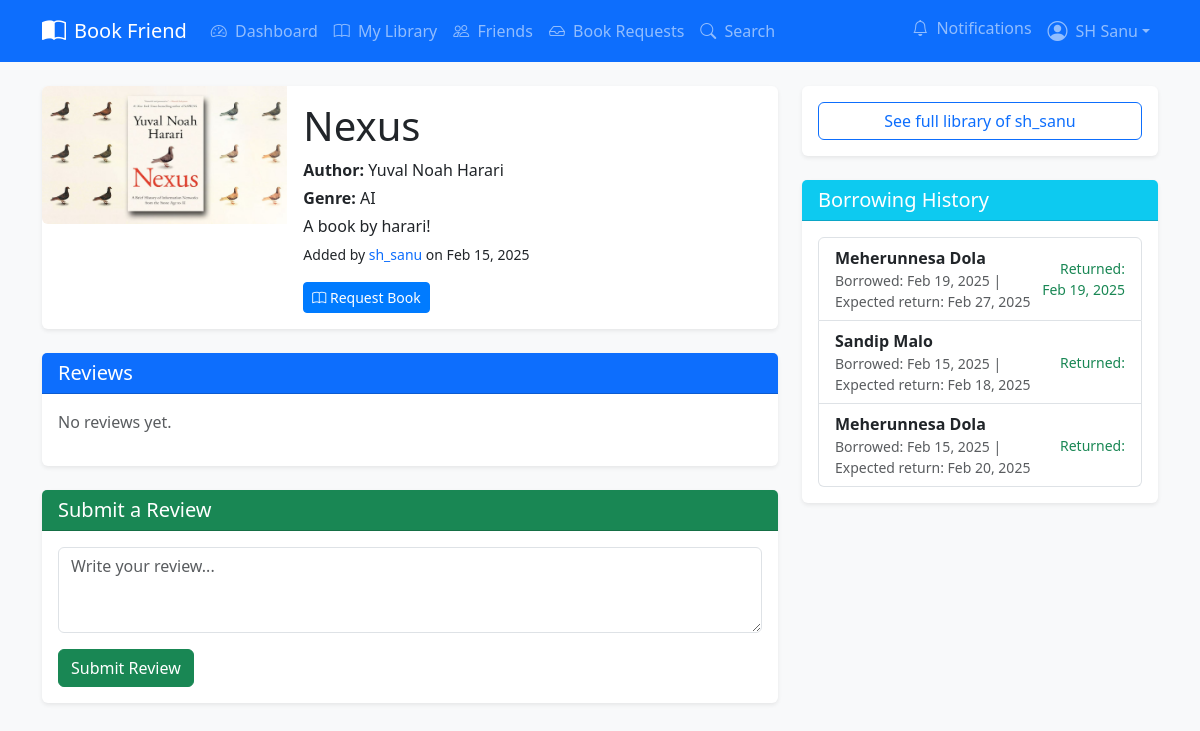
/books/1/ (signed in), run on an earlier commit of the app's database.
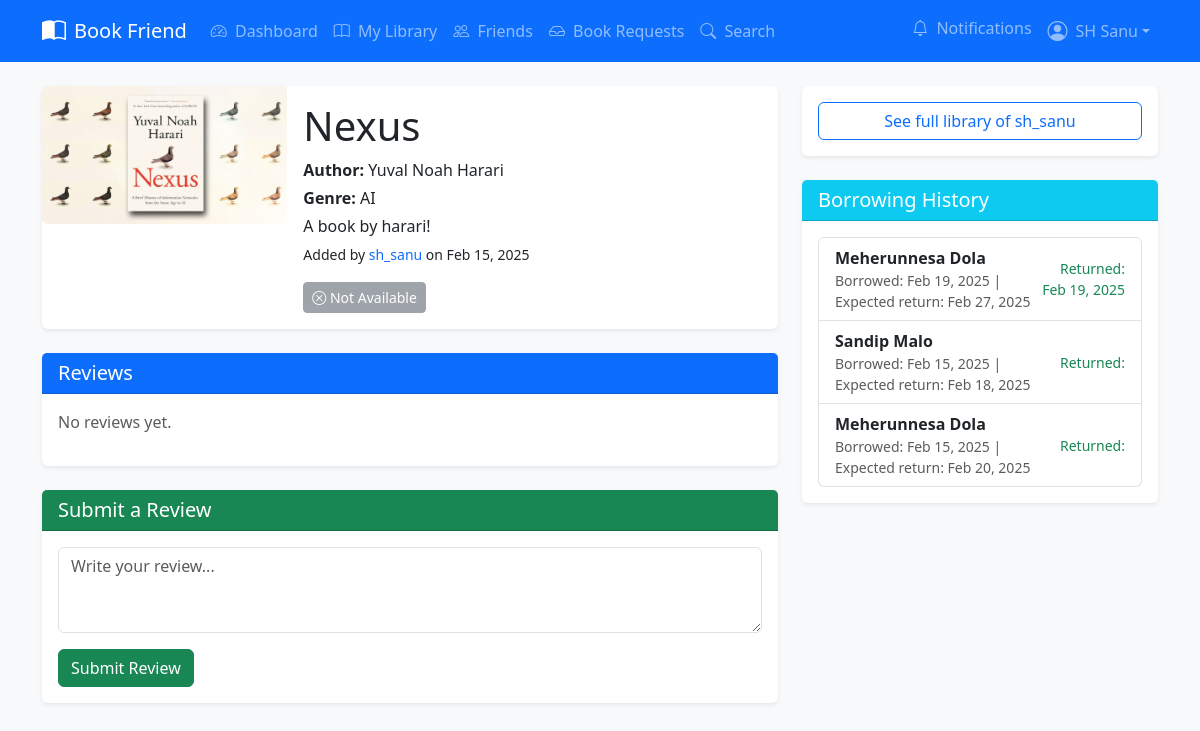
And on a later commit of the database.
### Core/views.py (the view)
# urls.py: path("books/<int:book_id>/", views.book_detail, name="book_detail"),
@login_required
def book_detail(request, book_id):
    book = get_object_or_404(Book, id=book_id)
    reviews = book.reviews.all().order_by('-created_at')
    form = BookReviewForm()
    is_friend = Friendship.objects.filter(
        (Q(sender=request.user, receiver=book.owner) | Q(sender=book.owner, receiver=request.user)),
        status="accepted",
    ).exists()
    borrowing_history = BookRequest.objects.filter(
        book=book,
        status='returned'
    ).order_by('-returned_at').select_related('borrower')
    book_request_status = {}
    if BookRequest.has_pending_request(book, request.user):
        book_request_status[book.id] = 'pending'
    else:
        book_request_status[book.id] = None
    context = {
        'book': book,
        'reviews': reviews,
        'form': form,
        'book_request_status': book_request_status,
        'is_friend': is_friend,
        'borrowing_history': borrowing_history,
        'is_owner': request.user == book.owner, # Add is_owner to context
    }
    book.has_pending_request = BookRequest.has_pending_request(book, request.user)
    return render(request, 'core/books/book_detail.html', context)

### Core/forms.py
class BookReviewForm(forms.Form):
    review_text = forms.CharField(
        label="Review",
        widget=forms.Textarea(attrs={'class': 'form-control', 'rows': 3}),
        required=True
    )

### Core/context_processors.py (called while the page is built)
def notification_count(request):
    if request.user.is_authenticated:
        unread_count = Notification.objects.filter(user=request.user, read=False).count()
        return {'unread_notifications': unread_count}
    return {'unread_notifications': 0}

### Core/models.py (called while the page is built)
    @staticmethod
    def has_pending_request(book, user):
        return BookRequest.objects.filter(book=book, borrower=user, status='pending').exists()

### Core/templatetags/core_extras.py (called while the page is built)
@register.filter
def get_item(dictionary, key):
    if isinstance(key, str) and key.isdigit():
        key = int(key)
    return dictionary.get(key)

### templates/core/books/book_detail.html (shortened to what the changed rows need)
{% extends 'core/base.html' %}
{% load static %}
{% load core_extras %}
{% block content %}
<div class="container my-4">
  <div class="row">
    <div class="col-lg-8">
      <div class="card mb-4 shadow-sm border-0 rounded">
        <div class="row g-0">
          <div class="col-md-8">
            <div class="card-body">
              <h1 class="card-title">{{ book.title }}</h1>
              <p class="card-text mb-1"><strong>Author:</strong> {{ book.author }}</p>
              <p class="card-text mb-1"><strong>Genre:</strong> {{ book.genre }}</p>
              <p class="card-text mb-1">{{ book.description }}</p>
              <p class="card-text mb-3"><small></small></p>
              {% if book.available %}
                {% if book_request_status|get_item:book.id == 'pending' %}
                  <button class="btn btn-secondary btn-sm" disabled>
                    <i class="bi bi-book"></i> Request Pending
                  </button>
                {% else %}
                  <a href="{% url 'core:book_request' book.id %}" class="btn btn-primary btn-sm">
                    <i class="bi bi-book"></i> Request Book
                  </a>
                {% endif %}
              {% else %}
                <button class="btn btn-secondary btn-sm" disabled>
                  <i class="bi bi-x-circle"></i> Not Available
                </button>
              {% endif %}
            </div>
          </div>
        </div>
      </div>
      <div class="card mb-4 shadow-sm border-0">
        <div class="card-header bg-primary text-white">
          <h2 class="h5 mb-0">Reviews</h2>
        </div>
      </div>
      <div class="card mb-4 shadow-sm border-0">
        <div class="card-header bg-success text-white">
          <h2 class="h5 mb-0">Submit a Review</h2>
        </div>
      </div>
    </div>
    <div class="col-lg-4">
      {% if request.user == book.owner or is_friend %}
      <div class="card mb-4 shadow-sm border-0">
        <div class="card-header bg-info text-white">
          <h2 class="h5 mb-0">Borrowing History</h2>
        </div>
      </div>
      {% endif %}
    </div>
  </div>
</div>
{% endblock %}

What changed in the data, as far as the page shows it:
changed Book "Nexus": available True → False (drawn)
Also different on the page:
text no longer shown: "Request Book"
text now shown: "Not Available"
